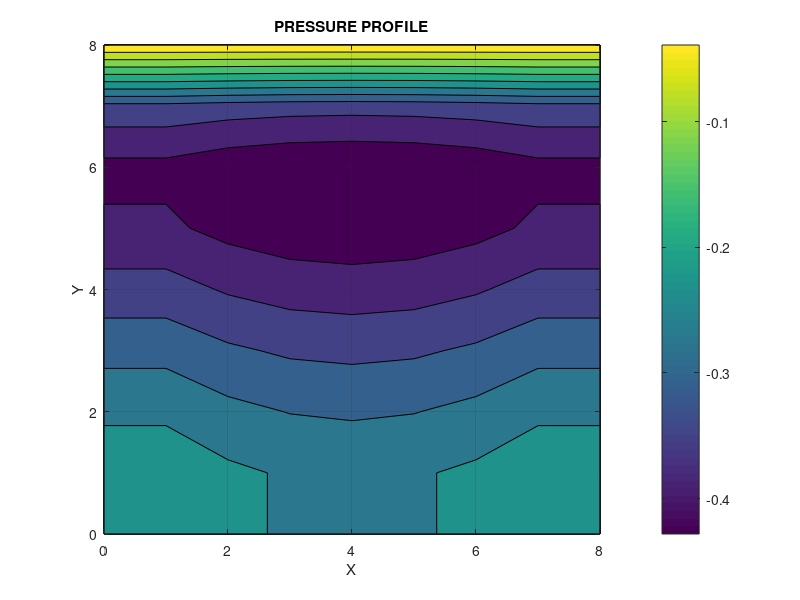
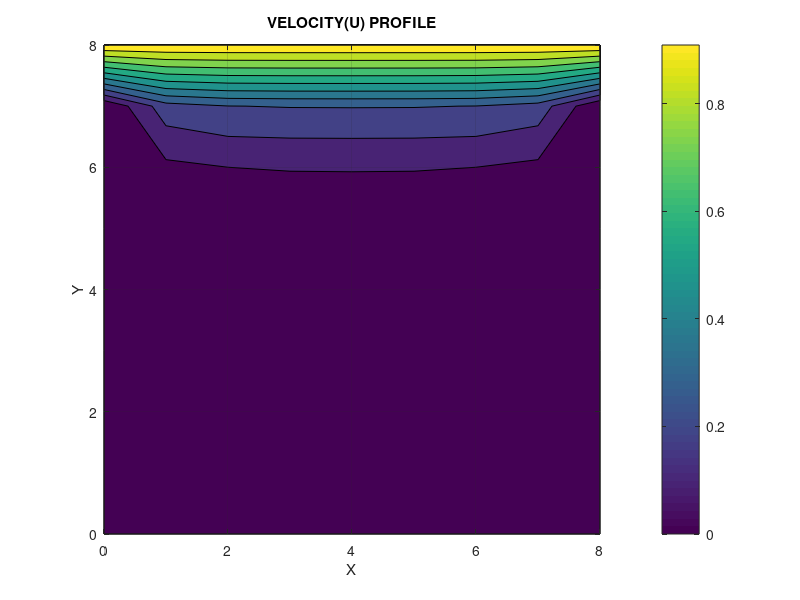

Here is the MATLAB script that generated these plots, in order:
%%%%%%%%%%%%%%%%%%%%%%%%%%%%%%%%%%%%%%%%%%%%%%%%%%%%%%%%
%%%%%%%%%%%%%%%%%%%%%%%%%%%%%%%%%%%%%%%%%%%%%%%%%%%%%%%%
%FINITE DIFFERENCE DISCRETIZATION OF THE TWO DIMENSIONAL NAVIER STOKE'S EQUATION 
%                                                        CAVITY FLOW
%                                                        PROBLEM (EXPLICIT)
%%%%%%%%%%%%%%%%%%%%%%%%%%%%%%%%%%%%%%%%%%%%%%%%%%%%%
% DISCRETIZATION: : SECOND ORDER CENTRAL DIFFERENCE SCHEME  FOR DIFFUSION
%                             SECOND ORDER CENTRAL DIFFERENCE SCHEME  FOR  PRESSURE CORRECTION
%                             FIRST ORDER BACKWARD DIFFERENCING FOR CONVECTION

%%%%%%%%%%%%%%%%%%%%%%%%%%%%%%%%%%%%%%%%%%%%%%%%%%%%%%%%
% CODE WRITTEN BY: NAHOM ALEMSEGED WORKU
% GENERAL EQUATION IN VECTOR FORM: DU/DT + (U . DIV) U = -1/RHO * GRAD(P) + DIV(GRAD(U))
% BOUNDARY CONDITION: U,V = 0 @ X=0,Xp, Y_BOTTOM, U=1 AND V = 0 FOR Y_TOP
% DP/DX = 0 @ X = 1,Xp, DP/DY = 0 @Y =BOTTOM,P = 0 @ Y_TOP                      
% DOMAIN = [0 X Xp] [0 X Yp]
%%%%%%%%%%%%%%%%%%%%%%%%%%%%%%%%%%%%%%%%%%%%%%%%%%%%%%%%
% VARIABLE DECLERATION
Xp = 8;    Yp = 8;      Tp = 10;
nx = 9;    ny = 9;        nt = 11;
dx = Xp/(nx-1);    dy = Yp/(ny - 1);        dt = Tp/(nt-1); 
P = zeros(nx,ny); 
b = zeros(nx,ny);
u = zeros(nx,ny);                   un = zeros(nx,ny);                    
v = zeros(nx,ny);                   vn = zeros(nx,ny);  pn = zeros(nx,ny); 
X = [0:dx:Xp];          Y = [0:dy:Yp];
maxit = 50;            rho = 1;        vis = 0.1;
% u(1,:) = 1 ;
% BOUNDARY CONDITIONS AND RIGHT HAND SIDE OF PRESSURE TERM
for k = 1:nt
    un = u;
    vn = v;
    for i=2:nx-1
        for j = 2:ny-1
            b(i,j) = (-rho.*(((un(i+1,j) - un(i-1,j)) / (2*dx))^2) + (((un(i+1,j) - un(i-1,j)) / (2*dx)) * ((vn(i,j+1) - vn(i,j+1)) / (2*dy))) +  ((vn(i,j+1) - vn(i,j+1)) / (2*dy)) + (rho * (((un(i+1,j) - un(i-1,j)) / (2*dx)) + ((vn(i,j+1) - vn(i,j+1)) / (2*dy)))/dt));                    
        end
    end
    %    FIND THE CORRECTED PRESSURE TERMS
    for it = 1:maxit
        Pd = P;
        for i=2:nx-1
            for j=2:ny-1
                P(i,j) = (((dy^2).*(P(i-1,j) + P(i+1,j))) +  ((dx^2).*(P(i,j-1) + P(i,j+1))) - (b(i,j) * (dx^2) * (dy^2))) / (2.*((dx^2) + (dy^2)))
            end
        end
    end
% COMPUTATION OF NAVIER STOKES EQUATION
        P(:,1) = P(:,2);        P(:,(end)) = P(:,end - 1);
        P(1,:)  = P(2,:);     P(end,:) = 0;
     
        un = u;     vn = v;
        for i = 2:nx - 1
            for j = 2:ny - 1
                u(i,j) = un(i,j) + dt*((-un(i,j) * ((un(i,j) - un(i-1,j))/dx)) - (vn(i,j) * ((un(i,j) - un(i,j-1))/dy)) - ((1/rho) * (P(i-1,j) - P(i-1,j))/(2*dx)) + (vis * ((un(i-1,j) - (2*un(i,j))+ un(i+1,j))/(dx^2))) + (vis * ((un(i,j-1) - (2*un(i,j))+ un(i,j+1))/(dy^2))));
                v(i,j) = vn(i,j) + dt*((-un(i,j) * ((vn(i,j) - vn(i-1,j))/dx)) - (vn(i,j) * ((vn(i,j) - vn(i,j-1))/dy)) - ((1/rho) * (P(i-1,j) - P(i-1,j))/(2*dx)) + (vis * ((vn(i-1,j) - (2*vn(i,j))+ vn(i+1,j))/(dx^2))) + (vis * ((vn(i,j-1) - (2*vn(i,j))+ vn(i,j+1))/(dy^2))));
            end
        end
        u(:,1) = 0;     u(:,end) = 0;       u(end,:) = 1;       u(1,:) = 0;
        v(:,1) = 0;     v(:,end) = 0;       v(end,:) = 0;       v(1,:) = 0;
end
% VISUALIZATION OF PRESSURE AND VELOCITY
figure(1)       
contourf(X,Y,P)
colorbar
xlabel('X')
ylabel('Y')
title('PRESSURE PROFILE')
grid on;
figure(2)
contourf(X,Y,u)
colorbar
xlabel('X')
ylabel('Y')
title('VELOCITY(U) PROFILE')
grid on;
% figure(3)
% contourf(X,Y,v)
% colorbar
% grid on;

    










